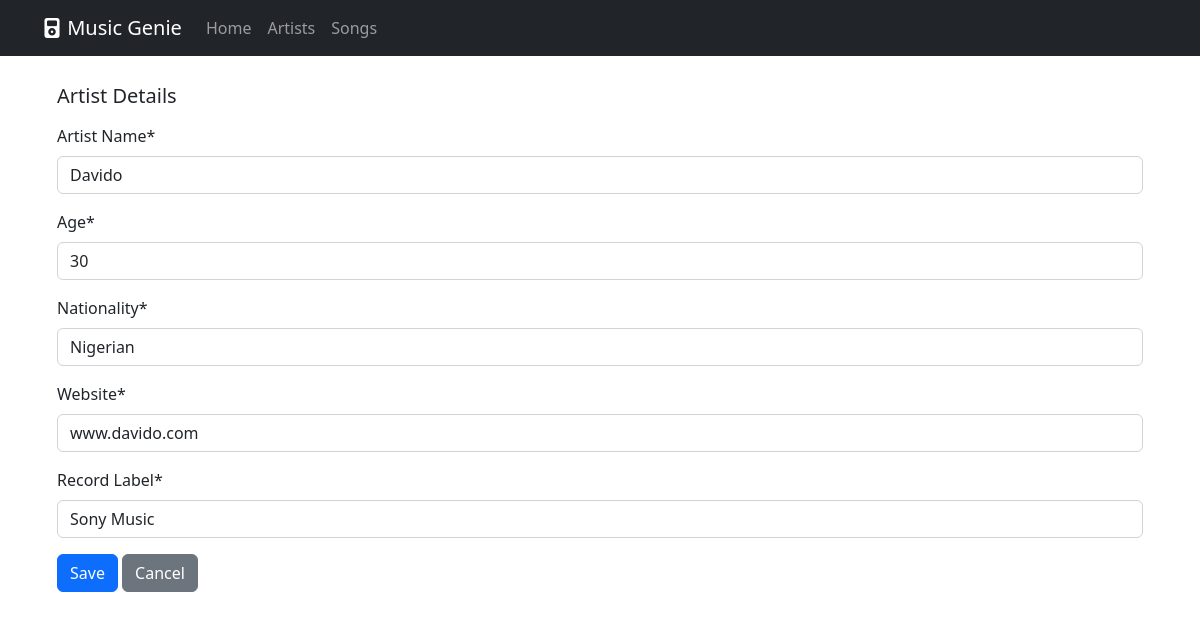
/artist-details/5, run on the app's committed database.
### music_app/models.py (models this page shows, shortened)
class Artist(models.Model):
    id = models.AutoField(primary_key=True)
    name = models.CharField('Artist Name',max_length=100, null=False)
    age = models.IntegerField('Age',null=True)
    nationality = models.CharField('Nationality',max_length=200)
    website = models.CharField('Website',max_length=100)
    label = models.CharField('Record Label',max_length=200)
    class Meta:
        verbose_name = 'Artist'
        verbose_name_plural = 'Artists'

### music_app/views.py (the view)
# urls.py: path('artist-details/<int:pk>', ArtistUpdateView.as_view(),name='artist_details'),
class ArtistUpdateView(UpdateView):
    model = Artist
    form_class = ArtistForm
    template_name = 'edit_artist.html'
    success_url = reverse_lazy('artists')

### music_app/forms.py (shortened to what this page needs)
class ArtistForm(ModelForm):
    class Meta:
        model = Artist
        fields = ('__all__')

### music_app/templates/edit_artist.html (shortened to what this page needs)
{% extends '_base.html' %}
{% load crispy_forms_tags %}
{% block content %}
<div class="card-body">
    <h5 class="card-title">Artist Details</h5>
    <p class="card-text">
    <form method="post" novalidate>
        {{ form|crispy }}
        <button type="submit" class="btn btn-primary">Save</button>
        <a href="{% url 'artists' %}" class="btn btn-secondary">Cancel</a>
    </form>
    </p>
</div>
{% endblock content %}

### data on the page
Artist: name "Davido", age "30", nationality "Nigerian", website "www.davido.com", label "Sony Music"
